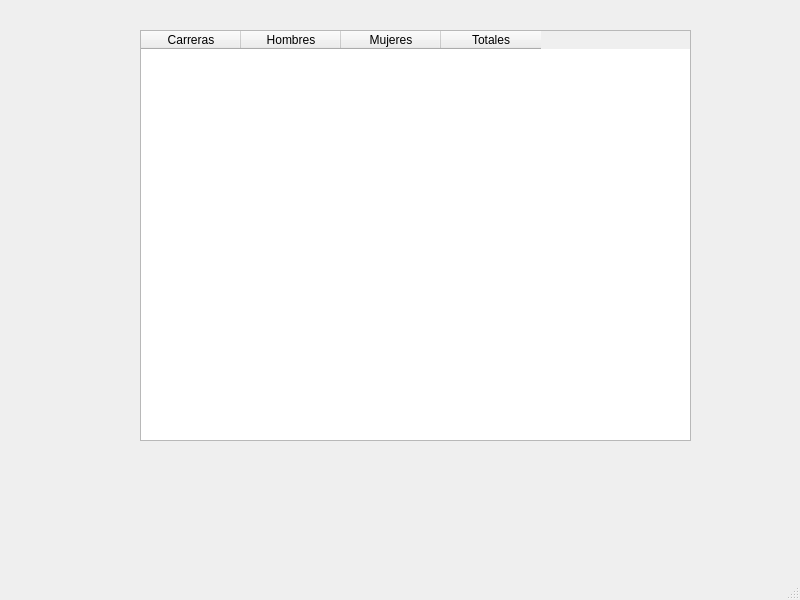
<?xml version="1.0" encoding="UTF-8"?>
<ui version="4.0">
 <class>pruebas</class>
 <widget class="QMainWindow" name="pruebas">
  <property name="geometry">
   <rect>
    <x>0</x>
    <y>0</y>
    <width>800</width>
    <height>600</height>
   </rect>
  </property>
  <property name="windowTitle">
   <string>MainWindow</string>
  </property>
  <widget class="QWidget" name="centralwidget">
   <widget class="QTableWidget" name="tableWidget">
    <property name="geometry">
     <rect>
      <x>140</x>
      <y>30</y>
      <width>551</width>
      <height>411</height>
     </rect>
    </property>
    <column>
     <property name="text">
      <string>Carreras</string>
     </property>
    </column>
    <column>
     <property name="text">
      <string>Hombres</string>
     </property>
    </column>
    <column>
     <property name="text">
      <string>Mujeres</string>
     </property>
    </column>
    <column>
     <property name="text">
      <string>Totales</string>
     </property>
    </column>
   </widget>
  </widget>
  <widget class="QMenuBar" name="menubar">
   <property name="geometry">
    <rect>
     <x>0</x>
     <y>0</y>
     <width>800</width>
     <height>21</height>
    </rect>
   </property>
  </widget>
  <widget class="QStatusBar" name="statusbar"/>
 </widget>
 <resources/>
 <connections/>
</ui>
